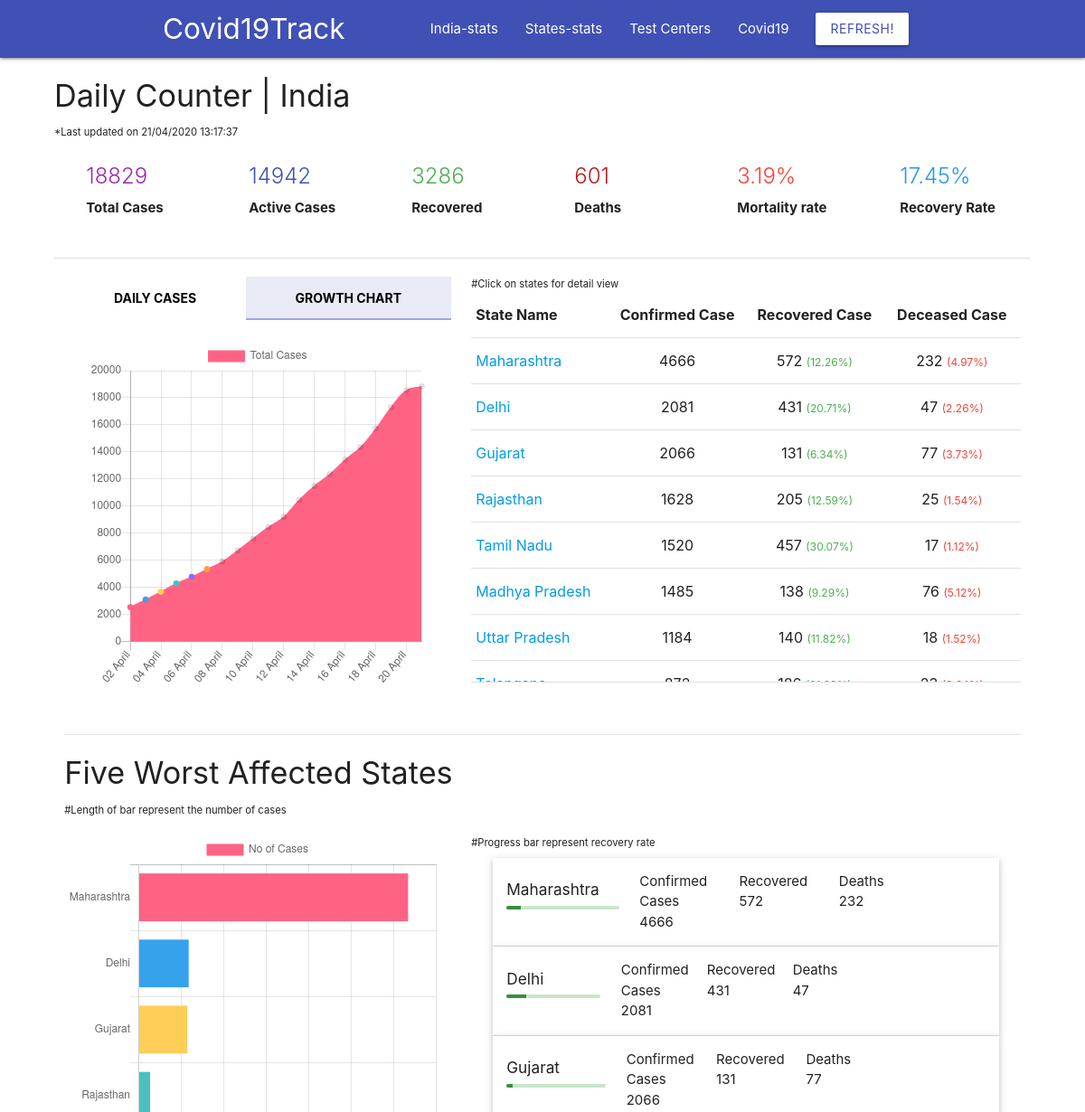
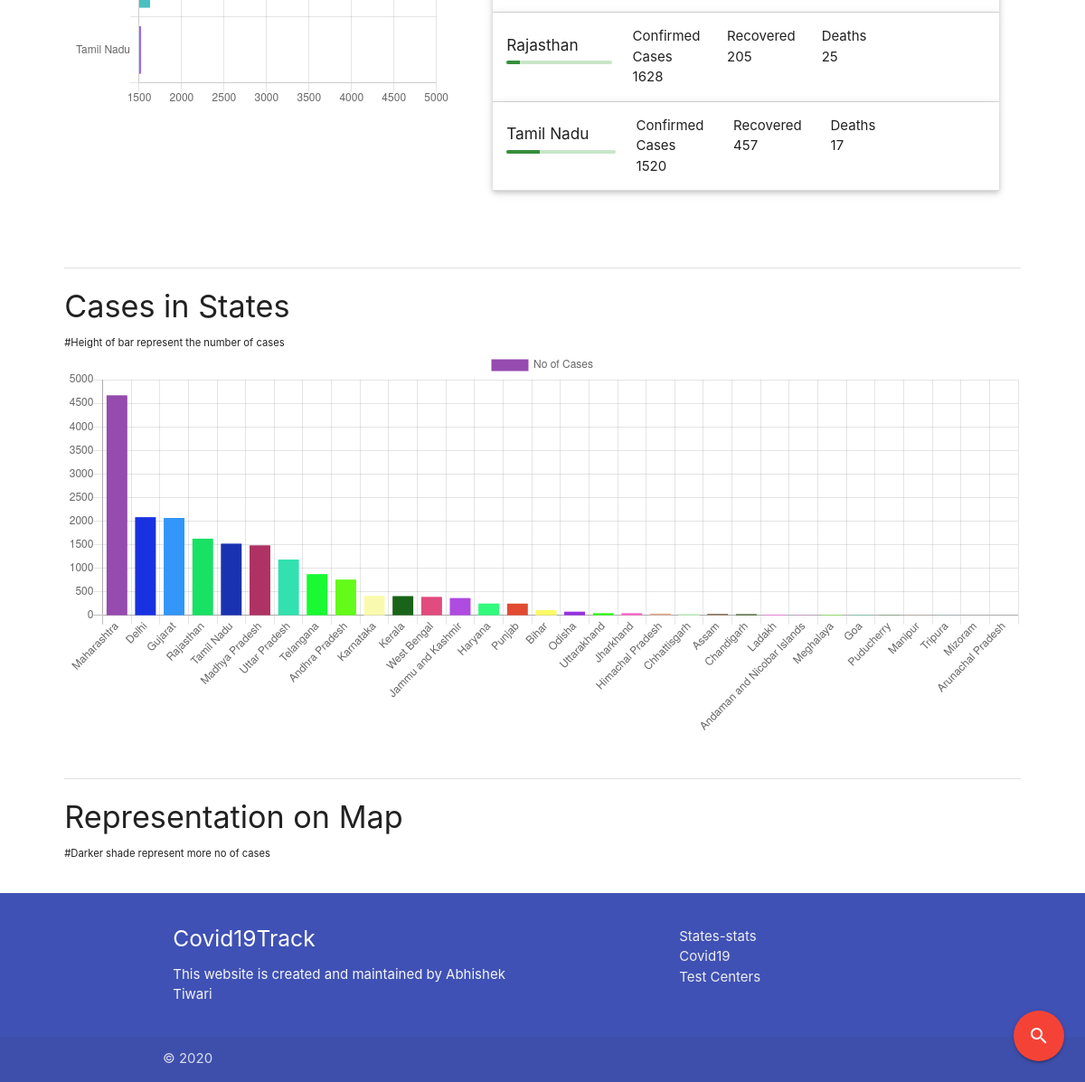
Page /india/status on the earlier database version (2 pictures, top to bottom).
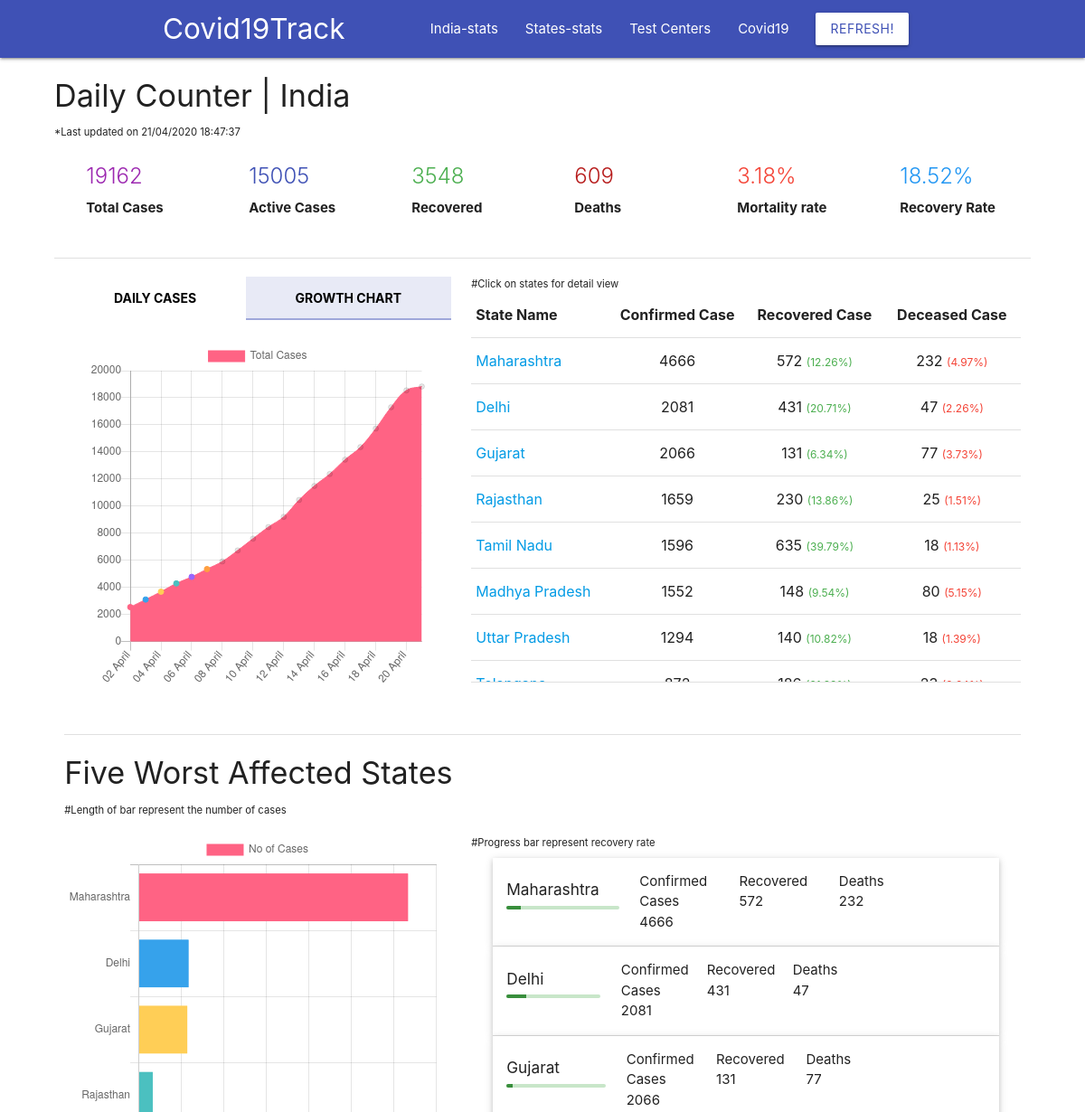
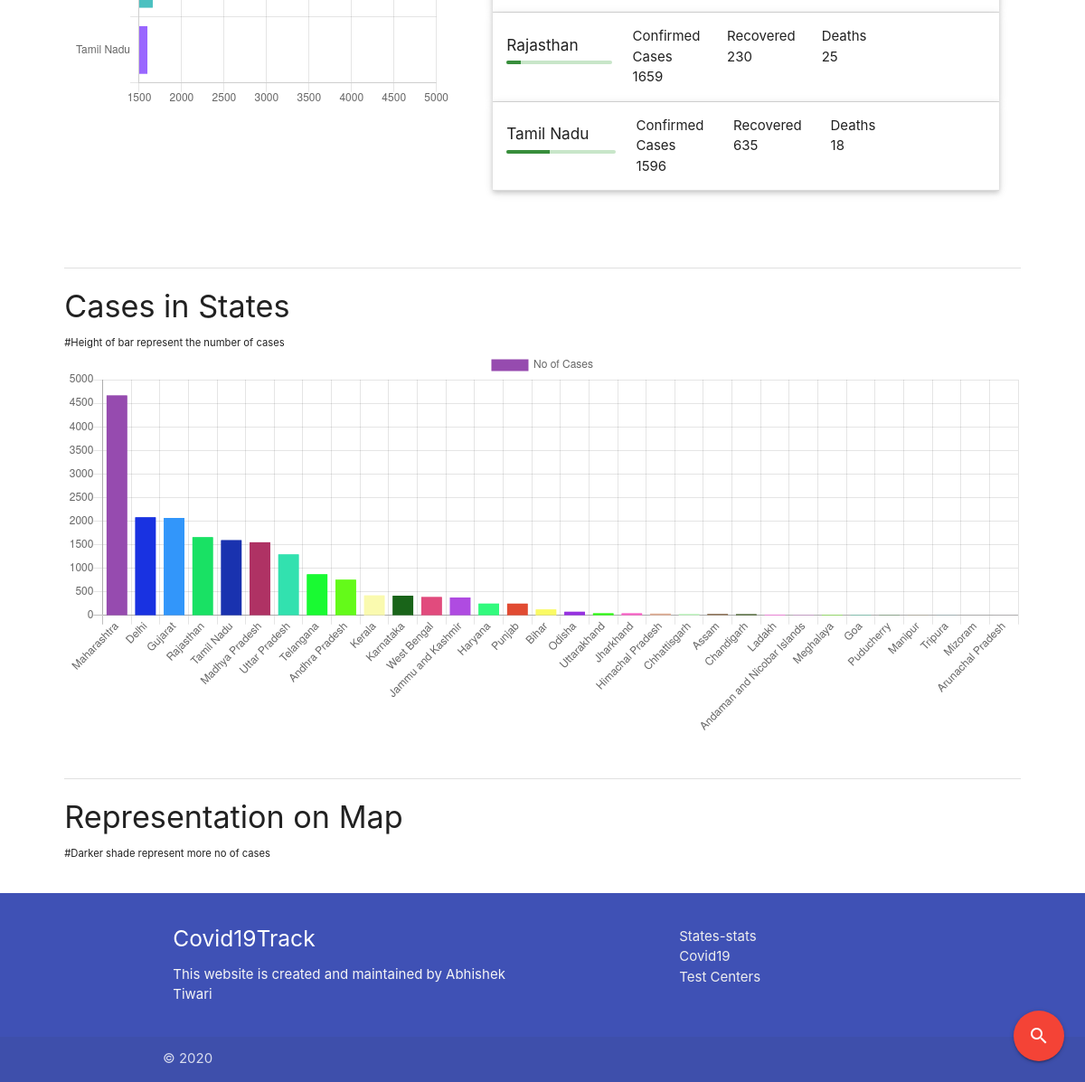
Same page on the later database version (2 pictures, top to bottom).
### indiaRecords/models.py (models this page shows, shortened)
class ImpParam(models.Model):
    key = models.CharField(max_length=100, unique=True)
    value = models.CharField(max_length=100)

class State(models.Model):
    name = models.CharField(max_length=100, unique=True)
    statecode = models.CharField(max_length=10,unique=True)
    confirmed = models.IntegerField(default=0)
    deaths = models.IntegerField(default=0)
    recovered = models.IntegerField(default=0)
    active = models.IntegerField(default=0)
    deltaconfirmed= models.IntegerField(default=0)
    deltadeaths= models.IntegerField(default=0)
    deltarecovered= models.IntegerField(default=0)
    latitude = models.DecimalField(max_digits=5, decimal_places=2, default=0)
    longitude = models.DecimalField(max_digits=5, decimal_places=2, default=0)
    lastupdatetime = models.CharField(max_length=100)

### indiaRecords/views.py (the view, shortened to what this page needs)
# urls.py: path('india/status', iv.India.as_view(),name='india_status_home'),
class India(View):
    mytemplate = 'india_status.html'
    unsupported = 'Unsupported operation'
    def get(self, request):
        indconfirmed = ImpParam.objects.get(key="indconfirmed").value
        indactive = ImpParam.objects.get(key="indactive").value
        inddeaths = ImpParam.objects.get(key="inddeaths").value
        indrecovered = ImpParam.objects.get(key="indrecovered").value
        inddeltadeaths = ImpParam.objects.get(key="inddeltadeaths").value
        inddeltaconfirmed = ImpParam.objects.get(key="inddeltaconfirmed").value
        inddeltarecovered = ImpParam.objects.get(key="inddeltarecovered").value
        totalindividualtested = ImpParam.objects.get(key="totalindividualtested").value
        totalsampletested = ImpParam.objects.get(key="totalsampletested").value
        lastupdated = ImpParam.objects.get(key="indlastupdatetime").value
        statedata = State.objects.all().filter(confirmed__gte=1).order_by('-confirmed')
        indiatimeseries = IndiaTimeSeries.objects.all()
        last24hr = indiatimeseries[len(indiatimeseries)-1].dailyconfirmed
        indiatimeserieslabel = []
        indiatimeseriesdailydata = []
        inditimeseriescummdata = []
        barcolorlist = []
        statenameslabel = []
        statecasedata=[]
        barcolorlistforstate = []
        for tcs in indiatimeseries:
            indiatimeserieslabel.append(tcs.date)
            indiatimeseriesdailydata.append(tcs.dailyconfirmed)
            barcolorlist.append('rgba(255, 99, 132, 8)',)
            inditimeseriescummdata.append(tcs.totalconfirmed)
        mapdatalist = [['State', 'Count']]
        for st in statedata:
            statenameslabel.append(st.name)
            statecasedata.append(st.confirmed)
            mapdatalist.append([st.name,st.confirmed])
            clr = 'rgba('+str(random.randint(1, 10)*25)+','+str(random.randint(1, 10)*25)+','+str(random.randint(1, 10)*25)+','+'8';
            barcolorlistforstate.append(clr)
        top5namelabel = []
        top5data = []
        topstate = statedata[0:5]
        top5 = {}
        for tpss in topstate:
            distr = District.objects.all().filter(state=tpss).order_by('-confirmed')
            top5.update({tpss:distr})
            top5namelabel.append(tpss.name)
            top5data.append(tpss.confirmed)
        context = {
            'indconfirmed':indconfirmed,
            'indactive':indactive,
            'inddeaths':inddeaths,
            'indrecovered':indrecovered,
            'totalindividualtested':totalindividualtested,
            'totalsampletested':totalsampletested,
            'indiatimeserieslabel':indiatimeserieslabel[-20:],
            'indiatimeseriesdailydata':indiatimeseriesdailydata[-20:],
            'barcolorlist':barcolorlist,
            'inditimeseriescummdata':inditimeseriescummdata[-20:],
            'statenameslabel':statenameslabel,
            'statecasedata':statecasedata,
            'statedata':statedata,
            'top5':top5,
            'mapdatalist':mapdatalist,
            'top5data':top5data,
            'top5namelabel':top5namelabel,
            'barcolorlistforstate':barcolorlistforstate,
            'lastupdated':lastupdated,
            'refresh_message':"No new update",
            'last24hr':last24hr,
        }
        return render(request,self.mytemplate,context)

### indiaRecords/templates/india_status.html (shortened to what the changed rows need)
{% extends 'base.html' %}
{% load mathfilters %}
{% load static %}
{% block content %}
<script type="text/javascript">
google.load('visualization', '1', {'packages': ['geochart']});
google.setOnLoadCallback(drawVisualization);
function drawVisualization() {
var data = google.visualization.arrayToDataTable({{ mapdatalist |safe}});
var opts = {
  region: 'IN',
  displayMode: 'regions',
  resolution: 'provinces',
  colorAxis: {colors: ['#ffebee', '#f44336']},
};
var geochart = new google.visualization.GeoChart(
    document.getElementById('visualization'));
geochart.draw(data, opts);
};
</script>
<div class="container widthextra">
  <div class="heading padding_zero-fixed">
    <h4 class="shadow">
      Daily Counter | India
    </h4>
    <small>*Last updated on {{ lastupdated }}</small>
    <div class="row">
        <div class="col s6 m4 l2">
          <div class="card ">
            <div class="card-content shadowblue">
              <span class="card-title counter-count purple-text">{{ indconfirmed }}</span>
              <p>
                Total Cases <br>
              </p>
            </div>
          </div>
        </div>
        <div class="col s6 m4 l2">
          <div class="card">
            <div class="card-content shadowpurple">
              <span class="card-title counter-count indigo-text">{{ indactive }}</span>
              <p>
                Active Cases <br>
              </p>
            </div>
          </div>
        </div>
        <div class="col s6 m4 l2">
          <div class="card">
            <div class="card-content shadowgreen">
              <span class="card-title counter-count green-text">{{ indrecovered }}</span>
              <p>
                Recovered <br>
              </p>
            </div>
          </div>
        </div>
        <div class="col s6 m4 l2">
          <div class="card">
            <div class="card-content shadowred">
              <span class="card-title counter-count deathtext">{{ inddeaths }}</span>
              <p>
                Deaths <br>
              </p>
            </div>
          </div>
        </div>
        <div class="col s6 m4 l2">
          <div class="card">
            <div class="card-content shadowindigo">
              <span class="card-title red-text"> {{ inddeaths|div:indconfirmed|mul:100|floatformat:2 }}%</span>
              <p>
                Mortality rate <br>
              </p>
            </div>
          </div>
        </div>
        <div class="col s6 m4 l2">
          <div class="card ">
            <div class="card-content shadowteal">
              <span class="card-title blue-text">{{ indrecovered|div:indconfirmed|mul:100|floatformat:2 }}%</span>
              <p>
                Recovery Rate <br>
              </p>
            </div>
          </div>
        </div>
    </div>
    </div>
    <div class="row">
      <div class="col s12 m6 l7">
        <table class="highlight">
          <thead>
            <tr>
                <th>State Name</th>
                <th class="centeralign">Confirmed Case</th>
                <th class="centeralign">Recovered Case</th>
                <th class="centeralign">Deceased Case</th>
            </tr>
          </thead>
          <tbody>
            {% for state in statedata %}
            <tr>
              <td> <a href="{% url 'state_status' state.statecode %}"> {{ state.name }} </a>  </td>
              <td class="centeralign"> {{ state.confirmed }}  </td>
              <td class="centeralign"> {{ state.recovered }} <small class="green-text">({{ state.recovered|div:state.confirmed|mul:100|floatformat:2 }}%)</small> </td>
              <td class="centeralign"> {{ state.deaths }} <small class="red-text">({{ state.deaths|div:state.confirmed|mul:100|floatformat:2 }}%) </td>
            </tr>
            {% endfor %}
          </tbody>
        </table>
      </div>
      <div class="box">
      <div class="row">
        <div class="col s12 m6 l5 padding_top heightMatch hide-on-small-only">
          <canvas id="myChart_horizontal_bar" width="400" height="400">Test 2</canvas>
        </div>
        <div class="col s12 m6 l7 padding_top">
          <ul class="collapsible popout">
            {% for top,topd in top5.items %}
            <li>
              <div class="collapsible-header">
                <div class="row padding_zero">
                  <div class="col s12 m12 l4 padding_zero">
                    <h6>{{ top.name }}</h6>
                    <div class="progress green lighten-4">
                        <div class="determinate green darken-2" style="width: {{ top.recovered|div:top.confirmed|mul:100|floatformat:2 }}%"></div>
                    </div>
                  </div>
                  <div class="col s4 m4 l3  padding_zero">
                    Confirmed Cases
                    <div>
                      {{ top.confirmed }}
                    </div>
                  </div>
                  <div class="col s4 m4 l3 padding_zero">
                    Recovered
                    <div>
                      {{ top.recovered }}
                    </div>
                  </div>
                  <div class="col s4 m4 l2 padding_zero">
                    Deaths
                    <div>
                      {{ top.deaths }}
                    </div>
                  </div>
                </div>
              </div>
            </li>
            {% endfor %}
          </ul>
        </div>
    </div>
  </div>
  </div>
  <div class="row">
    <div class="col s12 l12 m12 hide-on-small-only">
      <canvas id="myChart_state_bar" width="100%" height="40%"> </canvas>
    </div>
  </div>
</div>
<script>
var ctx = document.getElementById('myChart_line').getContext('2d');
var myChart = new Chart(ctx, {
  type: 'line',
  data: {
      labels: {{ indiatimeserieslabel |safe}},
      datasets: [{
          label: 'Total Cases',
          data: {{inditimeseriescummdata | safe}},
          backgroundColor: [
              'rgba(255, 99, 132, 1)',
              'rgba(54, 162, 235, 1)',
              'rgba(255, 206, 86, 1)',
              'rgba(75, 192, 192, 1)',
              'rgba(153, 102, 255, 1)',
              'rgba(255, 159, 64, 1)'
          ],
          borderColor: [
              'rgba(255, 99, 132, 1)',
              'rgba(54, 162, 235, 1)',
              'rgba(255, 206, 86, 1)',
              'rgba(75, 192, 192, 1)',
              'rgba(153, 102, 255, 1)',
              'rgba(255, 159, 64, 1)'
          ],
          borderWidth: 1
      }]
  },
  options: {
      scales: {
          yAxes: [{
              ticks: {
                  beginAtZero: true
              }
          }]
      }
  }
});
</script>
<script>
var ctx = document.getElementById('myChart_horizontal_bar').getContext('2d');
var myChart = new Chart(ctx, {
type: 'horizontalBar',
data: {
    labels: {{ top5namelabel |safe}},
    datasets: [{
        label: 'No of Cases',
        data:  {{ top5data |safe}},
        backgroundColor: [
                'rgba(255, 99, 132, 1)',
                'rgba(54, 162, 235, 1)',
                'rgba(255, 206, 86, 1)',
                'rgba(75, 192, 192, 1)',
                'rgba(153, 102, 255, 1)'
            ],
            borderColor: [
                'rgba(255, 99, 132, 4)',
                'rgba(54, 162, 235, 4)',
                'rgba(255, 206, 86, 4)',
                'rgba(75, 192, 192, 4)',
                'rgba(153, 102, 255, 4)'
            ],
        borderWidth: 1,
    }]
},
options: {
    scales: {
        yAxes: [{
            ticks: {
                beginAtZero: true
            }
        }]
    }
}
});
</script>
<script>
var ctx = document.getElementById('myChart_state_bar').getContext('2d');
var myChart = new Chart(ctx, {
type: 'bar',
data: {
    labels: {{ statenameslabel |safe}},
    datasets: [{
        label: 'No of Cases',
        data:  {{ statecasedata |safe}},
        backgroundColor: {{barcolorlistforstate|safe}},
            borderColor: {{barcolorlistforstate|safe}},
        borderWidth: 1,
    }]
},
options: {
    scales: {
        yAxes: [{
            ticks: {
                beginAtZero: true
            }
        }]
    }
}
});
</script>
<script>
var ctx = document.getElementById('myChart_state_bar1').getContext('2d');
var myChart = new Chart(ctx, {
type: 'bar',
data: {
    labels: {{ statenameslabel |safe}},
    datasets: [{
        label: 'No of Cases',
        data:  {{ statecasedata |safe}},
        backgroundColor: {{barcolorlistforstate|safe}},
            borderColor: {{barcolorlistforstate|safe}},
        borderWidth: 1,
    }]
},
options: {
    scales: {
        yAxes: [{
            ticks: {
                beginAtZero: true
            }
        }]
    }
}
});
</script>
<script>
var ctx = document.getElementById('myChart_line1').getContext('2d');
var myChart = new Chart(ctx, {
  type: 'line',
  data: {
      labels: {{ indiatimeserieslabel |safe}},
      datasets: [{
          label: 'Total Cases',
          data: {{inditimeseriescummdata | safe}},
          backgroundColor: [
              'rgba(255, 99, 132, 1)',
              'rgba(54, 162, 235, 1)',
              'rgba(255, 206, 86, 1)',
              'rgba(75, 192, 192, 1)',
              'rgba(153, 102, 255, 1)',
              'rgba(255, 159, 64, 1)'
          ],
          borderColor: [
              'rgba(255, 99, 132, 1)',
              'rgba(54, 162, 235, 1)',
              'rgba(255, 206, 86, 1)',
              'rgba(75, 192, 192, 1)',
              'rgba(153, 102, 255, 1)',
              'rgba(255, 159, 64, 1)'
          ],
          borderWidth: 1
      }]
  },
  options: {
      scales: {
          yAxes: [{
              ticks: {
                  beginAtZero: true
              }
          }]
      }
  }
});
</script>
{% endblock %}

Differences in the rows shown:
changed ImpParam (number 1 of 5 on the later page): value "21/04/2020 13:17:37" → "21/04/2020 18:47:37"
changed ImpParam (number 2 of 5 on the later page): value "18829" → "19162"
changed ImpParam (number 3 of 5 on the later page): value "14942" → "15005"
changed ImpParam (number 4 of 5 on the later page): value "3286" → "3548"; value.value "17.45" → "18.52"
changed ImpParam (number 5 of 5 on the later page): value "601" → "609"; value.value "3.19" → "3.18"
changed State "Rajasthan": confirmed "1628" → "1659"; recovered "205" → "230"; recovered|div "12.59" → "13.86"; deaths|div "1.54" → "1.51"
changed State "Tamil Nadu": confirmed "1520" → "1596"; recovered "457" → "635"; recovered|div "30.07" → "39.79"; deaths "17" → "18"; deaths|div "1.12" → "1.13"
changed State "Madhya Pradesh": confirmed "1485" → "1552"; recovered "138" → "148"; recovered|div "9.29" → "9.54"; deaths "76" → "80"; deaths|div "5.12" → "5.15"
changed State "Uttar Pradesh": confirmed "1184" → "1294"; recovered|div "11.82" → "10.82"; deaths|div "1.52" → "1.39"
Other differences:
chart data {{ top5data |safe }}: [4666, 2081, 2066, 1628, 1520] → [4666, 2081, 2066, 1659, 1596]
chart data {{ statecasedata |safe }}: [4666, 2081, 2066, 1628, 1520, 1485, 1184, 872, 757, 415, 407, 392, 368, 252, 250, 113, 79, 46, 46, 39, 36, 35, 26, 18, 16, 12, 7, 7, 2, 2, 1, 1] → [4666, 2081, 2066, 1659, 1596, 1552, 1294, 872, 757, 426, 418, 392, 380, 252, 251, 126, 79, 46, 46, 39, 36, 35, 27, 18, 16, 12, 7, 7, 2, 2, 1, 1]
